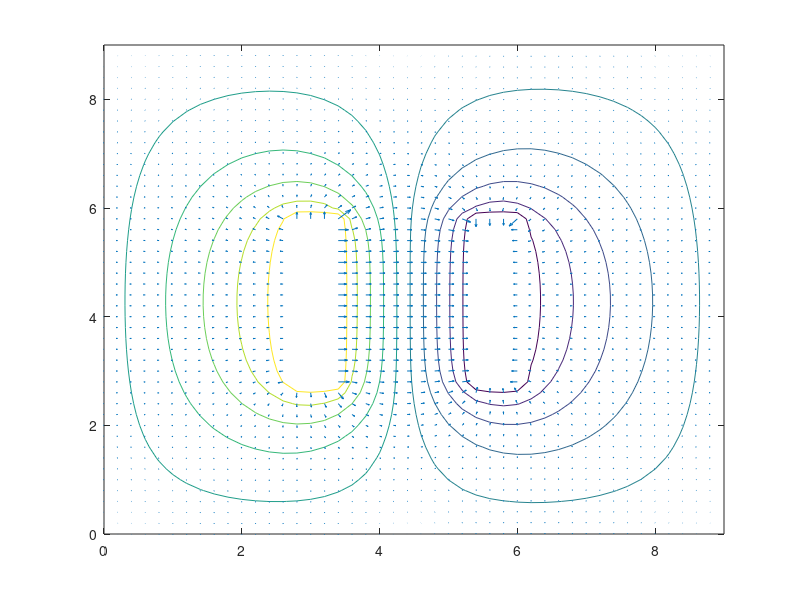

MATLAB code for this plot:
clear all
clc
for i=1:46
	x(i)=(i-1)*0.2;
end
for j=1:46
	y(j)=(j-1)*0.2;
end
k=0;
v=zeros(46);
v1=ones(46);
while max(max(abs(v1-v)))>10^(-5);
	v1=v;
	for i=2:45;
		for j=2:45;
			v(i,j)=0.25*(v(i,j+1) + v(i,j-1) + v(i+1,j) + v(i-1,j));
		end
	end
	for i=15:18;
		for j=15:30;
			v(i,j)=2;
		end
	end
	for i=28:31;
		for j=15:30;
			v(i,j)=-2;
		end
	end
end
Ex=zeros(46);
Ey=zeros(46);
for i=1:45
	for j=1:45
		Ex(i,j)=-((v(i+1,j)-v(i,j))/0.2);
	end
end
for i=1:45
	for j=1:45
		Ey(i,j)=-((v(i,j+1)-v(i,j))/0.2);
	end
end
[X,Y]=meshgrid(x,y);
contour(X,Y,v');
hold on;
quiver(X,Y,Ex',Ey');
hold off;
